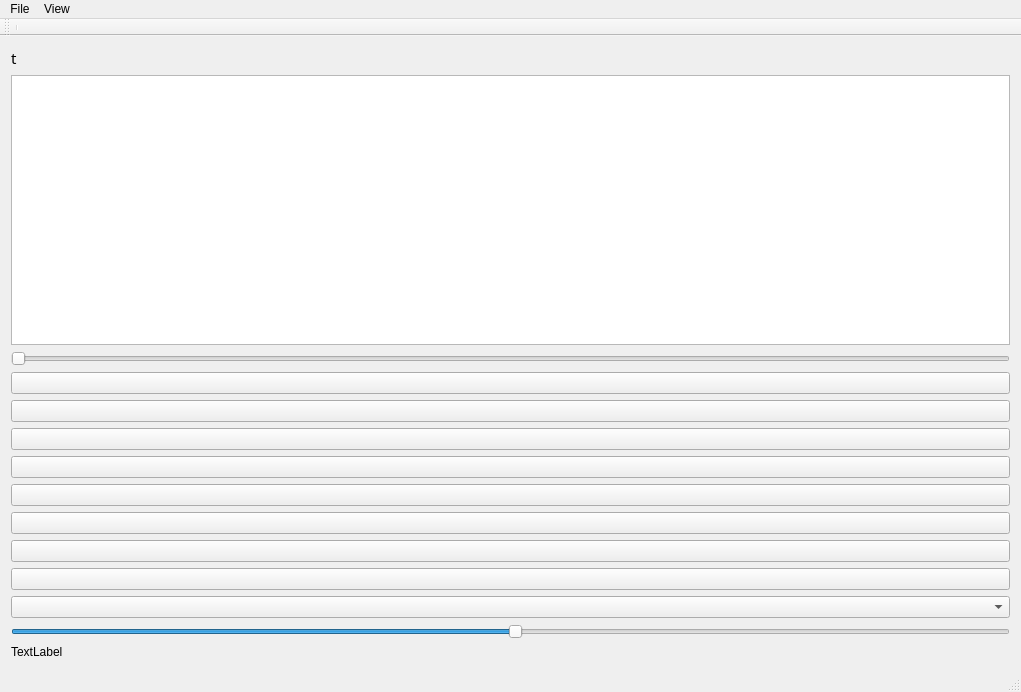
<?xml version="1.0" encoding="UTF-8"?>
<ui version="4.0">
 <class>MainWindow</class>
 <widget class="QMainWindow" name="MainWindow">
  <property name="enabled">
   <bool>true</bool>
  </property>
  <property name="geometry">
   <rect>
    <x>0</x>
    <y>0</y>
    <width>1021</width>
    <height>692</height>
   </rect>
  </property>
  <property name="windowTitle">
   <string>CutePlayer</string>
  </property>
  <property name="autoFillBackground">
   <bool>false</bool>
  </property>
  <widget class="QWidget" name="centralWidget">
   <layout class="QVBoxLayout" name="verticalLayout_5">
    <item>
     <widget class="QLabel" name="lblStatus">
      <property name="font">
       <font>
        <family>Noto Serif Tibetan Medium</family>
        <pointsize>11</pointsize>
        <weight>50</weight>
        <bold>false</bold>
       </font>
      </property>
      <property name="text">
       <string>t</string>
      </property>
     </widget>
    </item>
    <item>
     <widget class="QListWidget" name="lstPlayList"/>
    </item>
    <item>
     <layout class="QHBoxLayout" name="horizontalLayout_2"/>
    </item>
    <item>
     <layout class="QHBoxLayout" name="horizontalLayout"/>
    </item>
    <item>
     <layout class="QVBoxLayout" name="verticalLayout_4">
      <item>
       <layout class="QVBoxLayout" name="verticalLayout_2">
        <item>
         <widget class="QSlider" name="slider">
          <property name="cursor">
           <cursorShape>PointingHandCursor</cursorShape>
          </property>
          <property name="mouseTracking">
           <bool>true</bool>
          </property>
          <property name="styleSheet">
           <string notr="true">border-color: rgb(0, 0, 255);
selection-color: rgb(170, 0, 0);</string>
          </property>
          <property name="orientation">
           <enum>Qt::Horizontal</enum>
          </property>
         </widget>
        </item>
       </layout>
      </item>
     </layout>
    </item>
    <item>
     <widget class="QPushButton" name="btnPlay">
      <property name="toolTip">
       <string>Play</string>
      </property>
      <property name="text">
       <string/>
      </property>
      <property name="icon">
       <iconset resource="resources.qrc">
        <normaloff>:/images/icons/music-player-play.png</normaloff>:/images/icons/music-player-play.png</iconset>
      </property>
     </widget>
    </item>
    <item>
     <widget class="QPushButton" name="btnPause">
      <property name="toolTip">
       <string>Pause</string>
      </property>
      <property name="text">
       <string/>
      </property>
      <property name="icon">
       <iconset resource="resources.qrc">
        <normaloff>:/images/icons/pause1.png</normaloff>:/images/icons/pause1.png</iconset>
      </property>
     </widget>
    </item>
    <item>
     <widget class="QPushButton" name="btnPrevious">
      <property name="toolTip">
       <string>Previous</string>
      </property>
      <property name="text">
       <string/>
      </property>
      <property name="icon">
       <iconset resource="resources.qrc">
        <normaloff>:/images/icons/back.png</normaloff>:/images/icons/back.png</iconset>
      </property>
     </widget>
    </item>
    <item>
     <widget class="QPushButton" name="btnStop">
      <property name="toolTip">
       <string>Stop</string>
      </property>
      <property name="text">
       <string/>
      </property>
      <property name="icon">
       <iconset resource="resources.qrc">
        <normaloff>:/images/icons/stop1.png</normaloff>:/images/icons/stop1.png</iconset>
      </property>
     </widget>
    </item>
    <item>
     <widget class="QPushButton" name="btnNext">
      <property name="toolTip">
       <string>Next</string>
      </property>
      <property name="text">
       <string/>
      </property>
      <property name="icon">
       <iconset resource="resources.qrc">
        <normaloff>:/images/icons/next.png</normaloff>:/images/icons/next.png</iconset>
      </property>
     </widget>
    </item>
    <item>
     <widget class="QPushButton" name="btnFullScreen">
      <property name="toolTip">
       <string>Full Screen</string>
      </property>
      <property name="text">
       <string/>
      </property>
      <property name="icon">
       <iconset resource="resources.qrc">
        <normaloff>:/images/icons/full-screen.png</normaloff>:/images/icons/full-screen.png</iconset>
      </property>
     </widget>
    </item>
    <item>
     <widget class="QPushButton" name="btnPlatyList">
      <property name="toolTip">
       <string>Add to Playlist</string>
      </property>
      <property name="text">
       <string/>
      </property>
      <property name="icon">
       <iconset resource="resources.qrc">
        <normaloff>:/images/icons/playlist.png</normaloff>:/images/icons/playlist.png</iconset>
      </property>
     </widget>
    </item>
    <item>
     <widget class="QPushButton" name="btnVolume">
      <property name="text">
       <string/>
      </property>
      <property name="icon">
       <iconset resource="resources.qrc">
        <normaloff>:/images/icons/speaker-filled-audio-tool.png</normaloff>:/images/icons/speaker-filled-audio-tool.png</iconset>
      </property>
     </widget>
    </item>
    <item>
     <widget class="QComboBox" name="cmbPlaySpeed">
      <property name="toolTip">
       <string>Speed</string>
      </property>
      <property name="editable">
       <bool>false</bool>
      </property>
      <property name="currentText">
       <string/>
      </property>
     </widget>
    </item>
    <item>
     <widget class="QSlider" name="sliderVol">
      <property name="value">
       <number>50</number>
      </property>
      <property name="orientation">
       <enum>Qt::Horizontal</enum>
      </property>
     </widget>
    </item>
    <item>
     <widget class="QLabel" name="lblWimg">
      <property name="text">
       <string>TextLabel</string>
      </property>
     </widget>
    </item>
   </layout>
  </widget>
  <widget class="QMenuBar" name="menuBar">
   <property name="geometry">
    <rect>
     <x>0</x>
     <y>0</y>
     <width>1021</width>
     <height>26</height>
    </rect>
   </property>
   <widget class="QMenu" name="menuFile">
    <property name="title">
     <string>File</string>
    </property>
    <addaction name="actionOpen"/>
    <addaction name="actionQuit"/>
   </widget>
   <widget class="QMenu" name="menuView">
    <property name="title">
     <string>View</string>
    </property>
    <addaction name="actionHide_PlayeList"/>
    <addaction name="actionShow_PlayList"/>
   </widget>
   <addaction name="menuFile"/>
   <addaction name="menuView"/>
  </widget>
  <widget class="QStatusBar" name="statusBar"/>
  <widget class="QToolBar" name="mainToolBar">
   <attribute name="toolBarArea">
    <enum>TopToolBarArea</enum>
   </attribute>
   <attribute name="toolBarBreak">
    <bool>false</bool>
   </attribute>
   <addaction name="separator"/>
  </widget>
  <action name="actionOpen">
   <property name="text">
    <string>Open              F1</string>
   </property>
   <property name="toolTip">
    <string>Open a File</string>
   </property>
  </action>
  <action name="actionPlay">
   <property name="icon">
    <iconset resource="resources.qrc">
     <normaloff>:/images/icons/play-button.png</normaloff>:/images/icons/play-button.png</iconset>
   </property>
   <property name="text">
    <string>Play</string>
   </property>
   <property name="toolTip">
    <string>Play</string>
   </property>
  </action>
  <action name="actionPause">
   <property name="icon">
    <iconset resource="resources.qrc">
     <normaloff>:/images/icons/pause.png</normaloff>:/images/icons/pause.png</iconset>
   </property>
   <property name="text">
    <string>Pause</string>
   </property>
   <property name="toolTip">
    <string>Pause</string>
   </property>
  </action>
  <action name="actionStop">
   <property name="icon">
    <iconset resource="resources.qrc">
     <normaloff>:/images/icons/stop.png</normaloff>:/images/icons/stop.png</iconset>
   </property>
   <property name="text">
    <string>Stop</string>
   </property>
   <property name="toolTip">
    <string>Stop</string>
   </property>
  </action>
  <action name="actionOpen_2">
   <property name="text">
    <string>Open</string>
   </property>
  </action>
  <action name="actionCapture">
   <property name="text">
    <string>Capture</string>
   </property>
   <property name="toolTip">
    <string>Capture Photo</string>
   </property>
  </action>
  <action name="actionQuit">
   <property name="text">
    <string>Quit               F4  </string>
   </property>
  </action>
  <action name="actionHide_PlayeList">
   <property name="text">
    <string>Hide PlayeList</string>
   </property>
  </action>
  <action name="actionShow_PlayList">
   <property name="text">
    <string>Show PlayList</string>
   </property>
  </action>
 </widget>
 <layoutdefault spacing="6" margin="11"/>
 <resources>
  <include location="resources.qrc"/>
 </resources>
 <connections/>
</ui>
